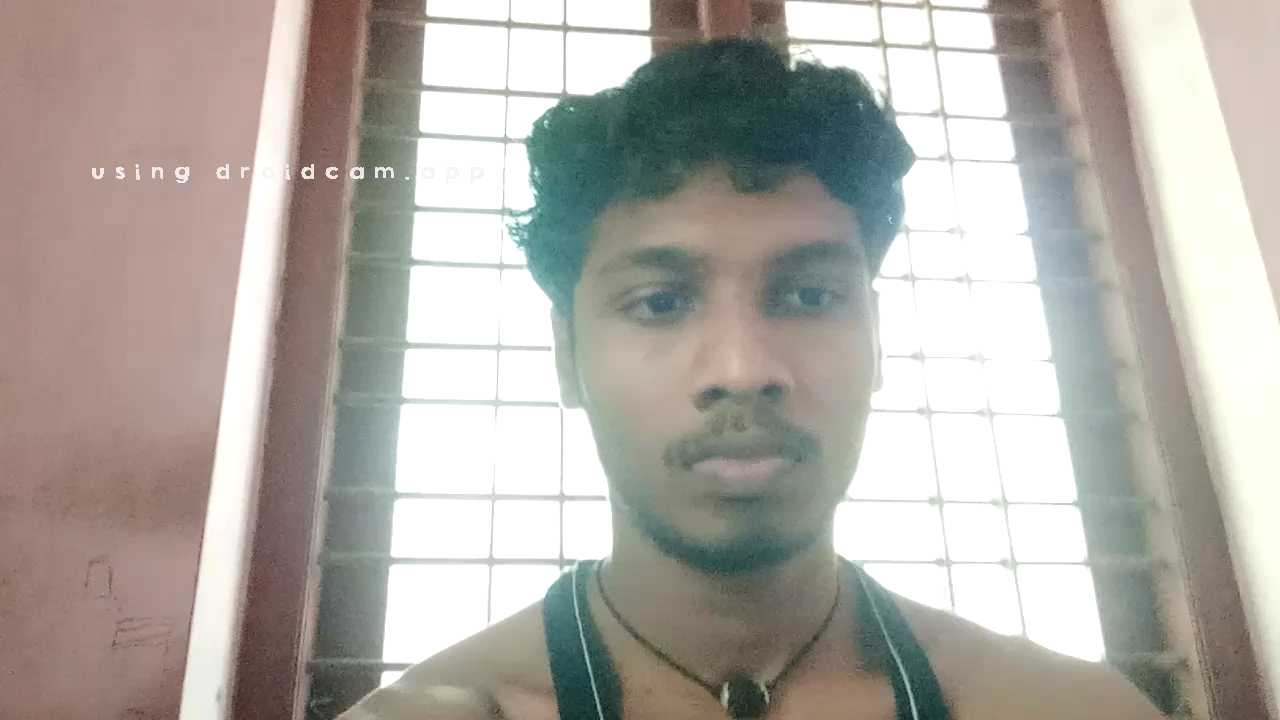
#> input picture dataset/111012_vishnu/20260430133532198652.jpg, 1280 x 720 px, found by its file name; its folder holds only this picture in this run
$ python faceTrain.py
#> lines starting #> are read from the running program, lines starting #| are printed output that depends on the picture
import cv2
import os
import numpy as np

# Dataset path
dataset_path = "dataset"

faces = []
labels = []
label_map = {}

current_id = 0

# Loop through each student folder
for folder in os.listdir(dataset_path):
    folder_path = os.path.join(dataset_path, folder)

    if not os.path.isdir(folder_path):
        continue

    # Assign ID to each student
    label_map[current_id] = folder

    # Loop through images
    for image_name in os.listdir(folder_path):
        image_path = os.path.join(folder_path, image_name)

        # Read image in grayscale
        img = cv2.imread(image_path, cv2.IMREAD_GRAYSCALE)
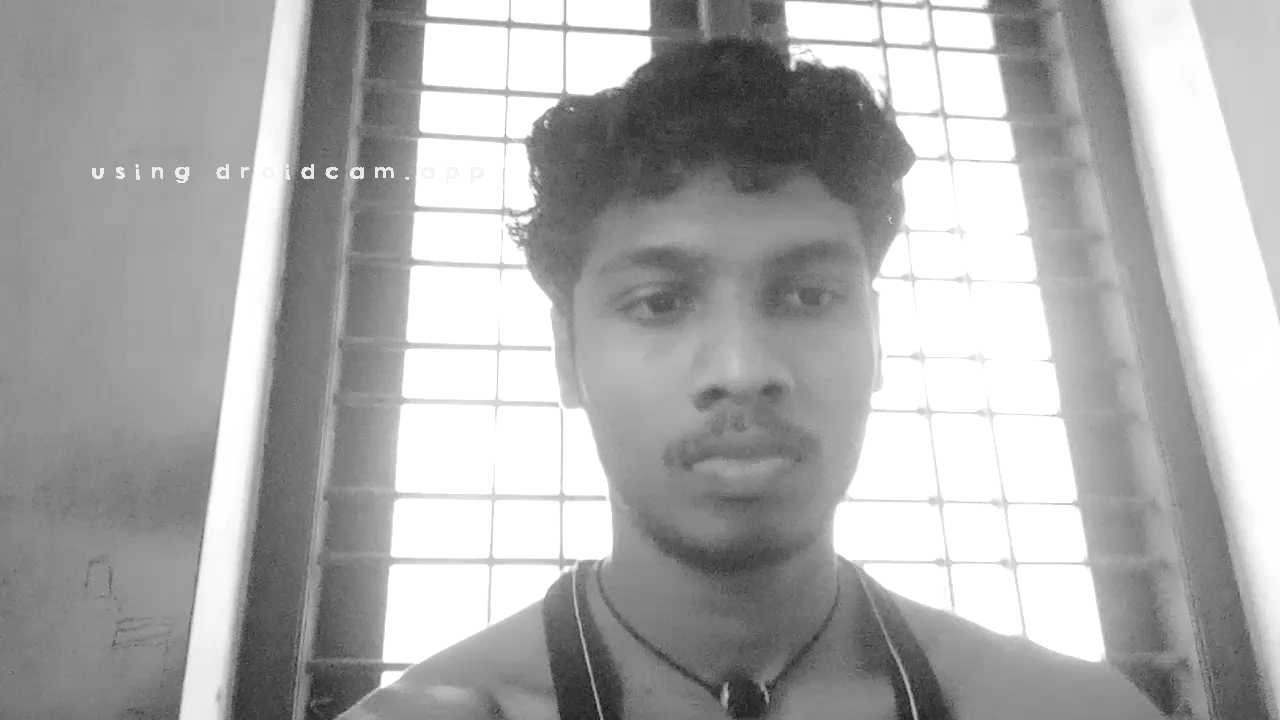
#> img: shape (720, 1280); min 18, max 255, mean 171.8

        if img is None:
            continue

        # Resize to fixed size (IMPORTANT)
        img = cv2.resize(img, (200, 200))
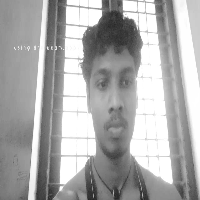
#> img: shape (200, 200); min 36, max 255, mean 171.7

        faces.append(img)
        labels.append(current_id)

    current_id += 1

# Convert labels to numpy array
labels = np.array(labels)

# Create LBPH recognizer
recognizer = cv2.face.LBPHFaceRecognizer_create()

# Train model
recognizer.train(faces, labels)

# Save trained model
recognizer.save("trained_model.yml")

# Save label mapping
np.save("labels.npy", label_map)

print("Model trained successfully!")
